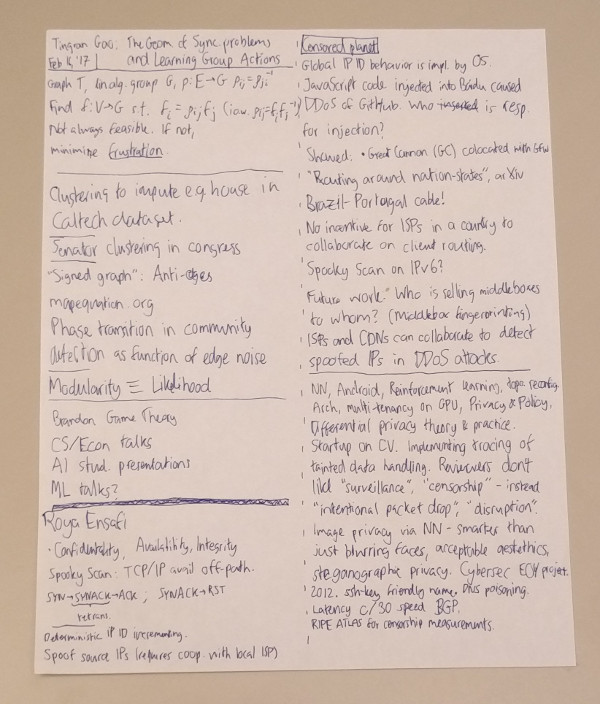
#> input picture input.jpg, 600 x 704 px
$ python gradientfit.py input.jpg   (older library calls are emulated)
#> lines starting #> are read from the running program, lines starting #| are printed output that depends on the picture
import os
import argparse

import numpy as np
import scipy.misc
import scipy.ndimage


def main():
    parser = argparse.ArgumentParser()
    parser.add_argument('filename')
    parser.add_argument('--output', '-o', required=False)
    args = parser.parse_args()

    image = scipy.misc.imread(args.filename)
#> image is the input picture: shape (704, 600, 3); mean R, G, B 208.3, 189.4, 178.8
    print(image.shape)
#| (704, 600, 3)
    brightness = np.mean(image, axis=2)
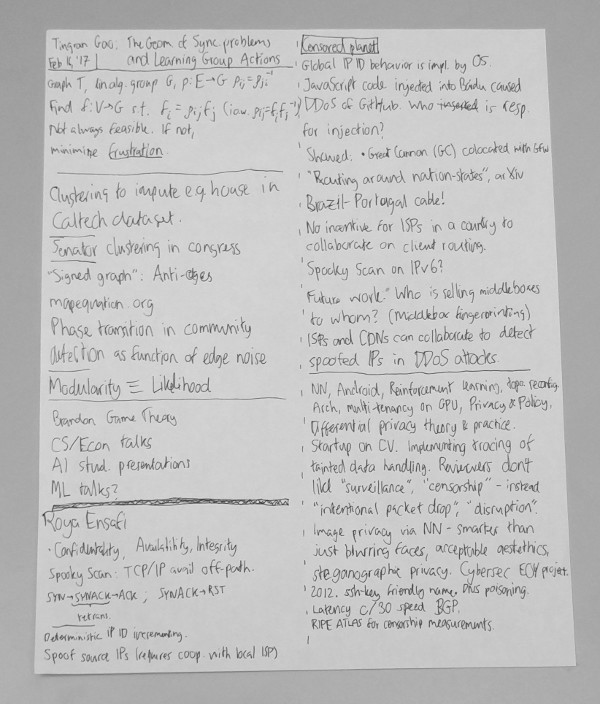
#> brightness: shape (704, 600) float64; min 57.33, max 230.7, mean 192.2
    print(brightness.shape)
#| (704, 600)

    # Model: z = ax + by + c
    # A z = b
    # Each row of A is (1, x-coordinate, y-coordinate)
    # Each entry of b is the corresponding brightness
    # Find the z that minimizes the sum of squared errors
    ys, xs = np.mgrid[0:image.shape[0], 0:image.shape[1]]
    xs = xs.ravel()
    ys = ys.ravel()
    brightness = brightness.ravel()
    ones = np.ones_like(xs)
    A = np.c_[ones, xs, ys]
    z, residuals, rank, s = np.linalg.lstsq(A, brightness)
#> z = [192.2, -3.15e-05, -1.69e-05]; residuals = [220304992.9]; rank = 3; s = [324926.2, 120908.3, 246]
    # print(z)
    print('Angle is %.4f radians' % (np.arctan2(-z[2], z[1]),))
#| Angle is 2.6502 radians
    correction = np.dot(np.c_[xs, ys], [[z[1]], [z[2]]]).ravel()
    correction -= np.mean(correction)
    # brightness -= correction
#> (the run stopped early here; a loop or call above may not have finished)
